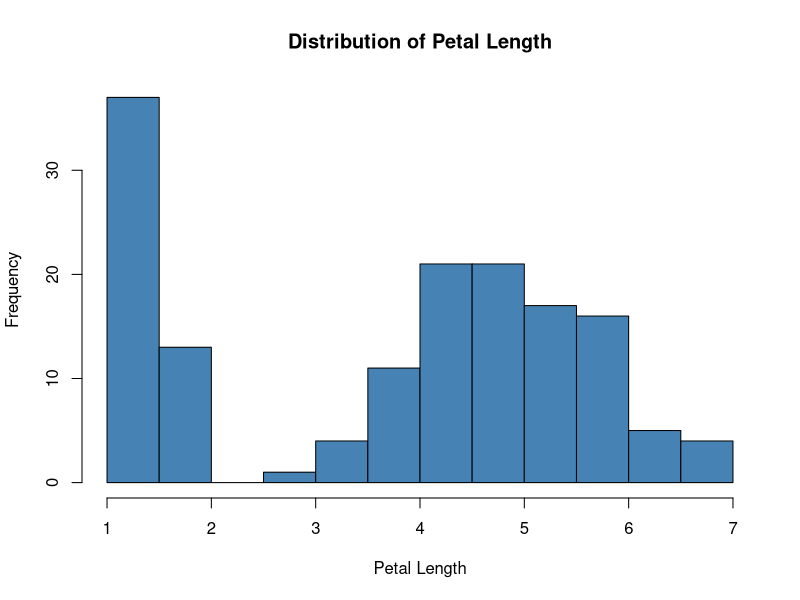

Generate this figure with R:
library(tidyverse)

# # define paths to data sets
# directory_path <- file.path(dirname(dirname(getwd())))
# directory_path
# 
# file_path <- file.path(directory_path, "data", "summer-olympic-games.csv")
# file_path
# 
# # import the data sets
# summer_games <- read.csv(file_path, stringsAsFactors = FALSE)
# summer_games <- as_tibble(summer_games)
# summer_games
# str(summer_games)
# 
# 
# colnames(summer_games)


# ------------------- without using ggplot ------------------
hist(iris$Petal.Length,
     main="Distribution of Petal Length",
     xlab="Petal Length",
     col="steelblue")



# ------------------- using ggplot ------------------



